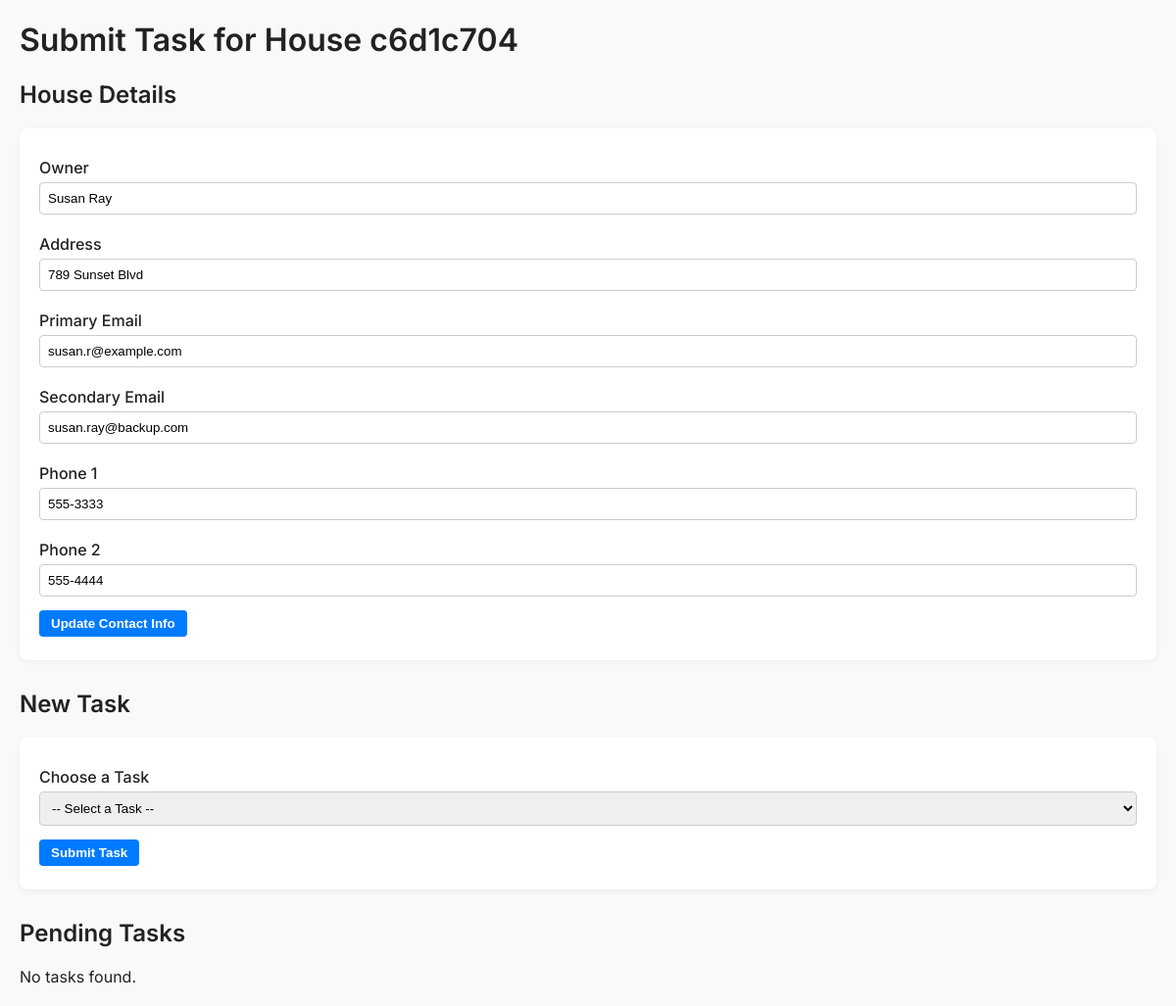
The page /house/c6d1c704 on the database its author committed.
### tables this page shows
CREATE TABLE houses (
    house_id TEXT PRIMARY KEY,
    owner TEXT,
    address TEXT,
    manager_email TEXT,
    email2 TEXT,
    phone1 TEXT,
    phone2 TEXT
);

### backend/app/main.py (the view)
@app.get("/house/{house_id}", response_class=HTMLResponse)
async def show_form(request: Request, house_id: str):
    cursor.execute("SELECT * FROM tasks WHERE house_id = ? ORDER BY created_at DESC", (house_id,))
    tasks = cursor.fetchall()
    cursor.execute("SELECT * FROM houses WHERE house_id = ?", (house_id,))
    house = cursor.fetchone()
    house_metadata = None
    if house:
        house_metadata = {
            "house_id": house[0],
            "owner": house[1],
            "address": house[2],
            "manager_email": house[3],
            "email2": house[4],
            "phone1": house[5],
            "phone2": house[6]
        }
    return templates.TemplateResponse("form.html", {
        "request": request,
        "house_id": house_id,
        "tasks": tasks,
        "house_metadata": house_metadata
    })

### backend/app/templates/form.html (shortened to what this page needs)
<!DOCTYPE html>
<html>
<head>
</head>
<body>
  <h1>Submit Task for House {{ house_id }}</h1>
  <div class="section">
    <h2>House Details</h2>
    {% if house_metadata %}
    <form action="/update_house" method="post">
      <label for="owner">Owner</label>
      <input type="text" name="owner" value="{{ house_metadata.owner }}">
      <label for="address">Address</label>
      <input type="text" name="address" value="{{ house_metadata.address }}">
      <label for="manager_email">Primary Email</label>
      <input type="email" name="manager_email" value="{{ house_metadata.manager_email }}">
      <label for="email2">Secondary Email</label>
      <input type="email" name="email2" value="{{ house_metadata.email2 }}">
      <label for="phone1">Phone 1</label>
      <input type="text" name="phone1" value="{{ house_metadata.phone1 }}">
      <label for="phone2">Phone 2</label>
      <input type="text" name="phone2" value="{{ house_metadata.phone2 }}">
      <button type="submit" class="btn-update">Update Contact Info</button>
    </form>
    {% else %}
    <p>No metadata found for this house.</p>
    {% endif %}
  </div>
  <div class="section">
    <h2>New Task</h2>
    <form action="/submit" method="post">
      <label for="preset_task">Choose a Task</label>
      <select name="preset_task" id="preset_task" onchange="toggleCustomInput(this.value)">
        <option value="">-- Select a Task --</option>
      </select>
      <button type="submit" class="btn-update">Submit Task</button>
    </form>
  </div>
  <div class="section">
    <h2>Pending Tasks</h2>
    {% if tasks %}
      {% for task in tasks %}
        {% if task[3] != 'done' %}
          <div class="task-card">
            <div class="task-header">
              <span>{{ task[2] }}</span>
              <span class="status-pending">Pending</span>
            </div>
            <div class="task-actions">
              <form action="/edit" method="post">
                <input type="hidden" name="task_id" value="{{ task[0] }}">
                <input type="hidden" name="house_id" value="{{ house_id }}">
                <input type="text" name="new_description" placeholder="Update task..." required>
                <button class="btn-update">Update</button>
              </form>
              <form action="/complete" method="post">
                <input type="hidden" name="task_id" value="{{ task[0] }}">
                <input type="hidden" name="house_id" value="{{ house_id }}">
                <button class="btn-done">Mark Done</button>
              </form>
              <form action="/delete" method="post">
                <input type="hidden" name="task_id" value="{{ task[0] }}">
                <input type="hidden" name="house_id" value="{{ house_id }}">
                <button class="btn-delete" onclick="return confirm('Are you sure?')">Delete</button>
              </form>
            </div>
          </div>
        {% endif %}
      {% endfor %}
    {% else %}
      <p>No tasks found.</p>
    {% endif %}
  </div>
</body>
</html>

### backend/app/templates/form.html (style rules this page uses)
body { font-family: 'Inter', sans-serif; margin: 20px; background: #f9f9f9; color: #222; }
h1, h2 { font-weight: 600; }
form { background: #fff; padding: 20px; margin-bottom: 30px; border-radius: 8px; box-shadow: 0 2px 6px rgba(0,0,0,0.05); }
label { display: block; margin: 10px 0 5px; font-weight: 500; }
input, select { width: 100%; padding: 8px; margin-bottom: 10px; border: 1px solid #ccc; border-radius: 4px; box-sizing: border-box; }
button { padding: 6px 12px; border: none; border-radius: 4px; font-weight: 600; cursor: pointer; margin: 4px 4px 4px 0; }
.btn-update { background-color: #007bff; color: #fff; }

### rows shown on the page
houses: owner "Susan Ray", address "789 Sunset Blvd", manager_email "susan.r@example.com", email2 "susan.ray@backup.com", phone1 "555-3333", phone2 "555-4444"

### other values the page prints
{{ house_id }} "c6d1c704"
